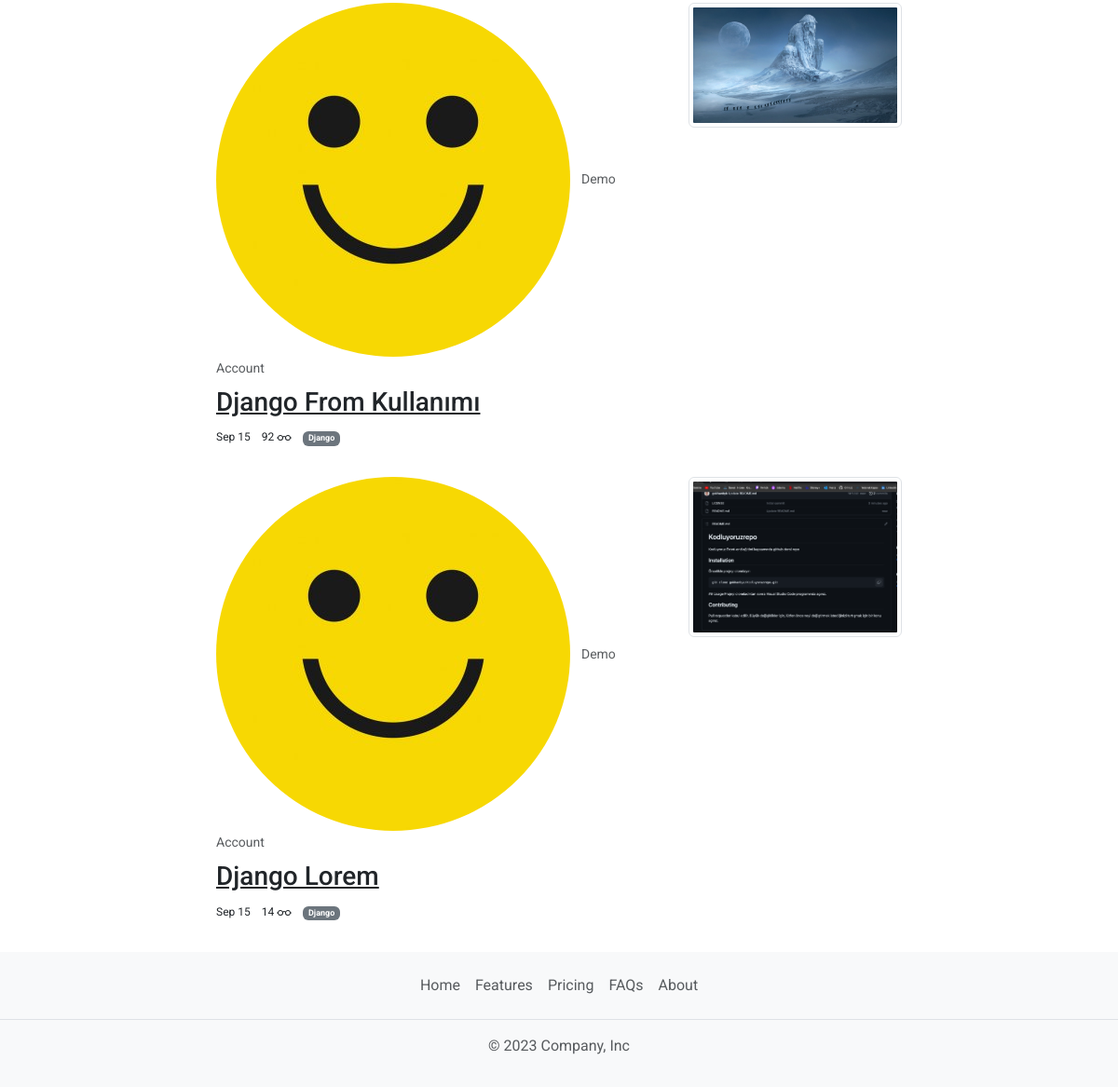
The app's page /read/demo-account/ (lower part), older data.
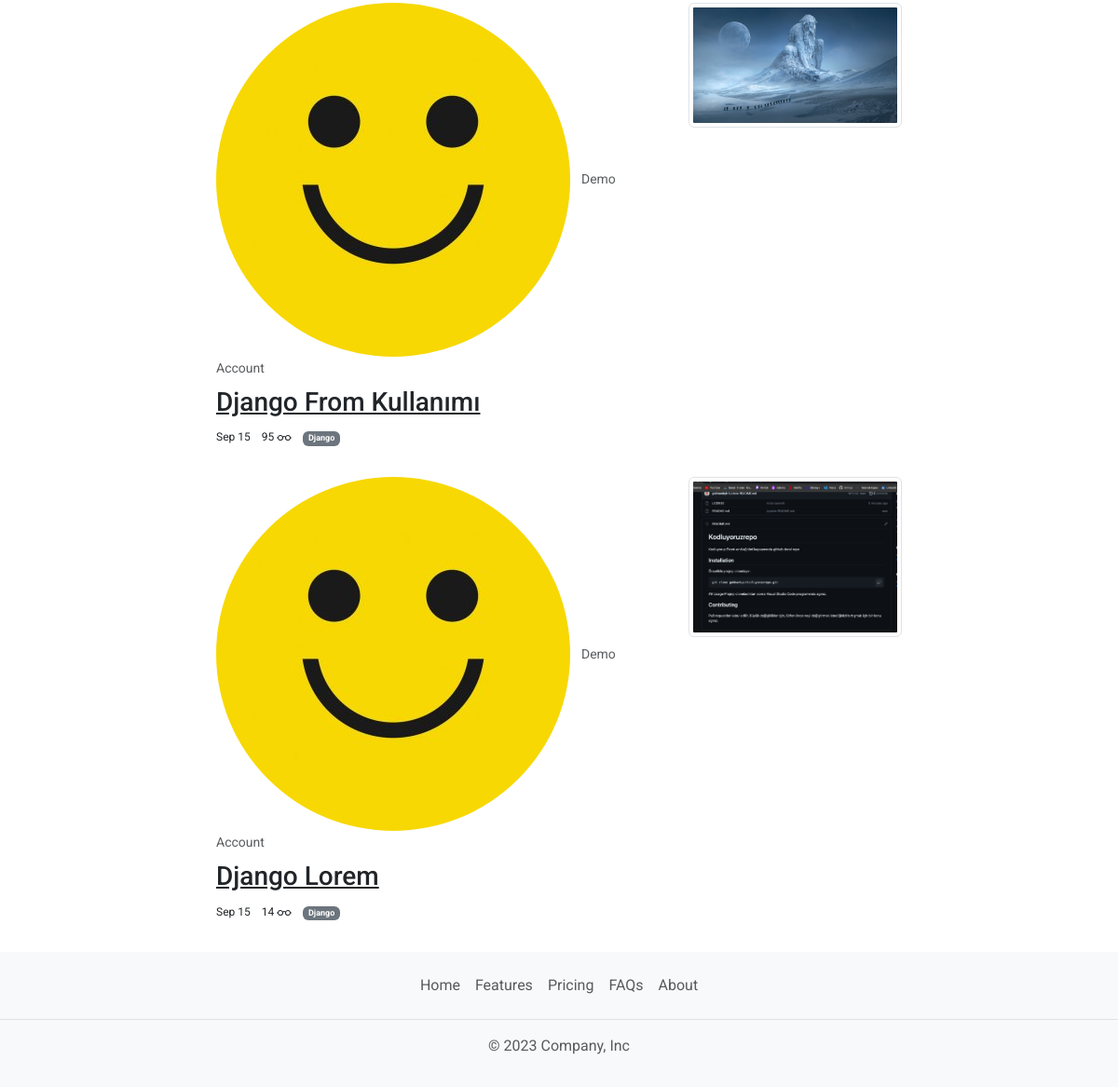
The same page, newer data.
### blog/models.py (models this page shows, shortened)
class CommonModel(models.Model):
    title = models.CharField(max_length=200)
    slug = AutoSlugField(populate_from = 'title', unique=True)
    is_active = models.BooleanField(default=False)
    created_at = models.DateTimeField(auto_now_add=True)
    updated_ad = models.DateTimeField(auto_now=True)
    class Meta:
        abstract = True
        ordering = ('title', )

class BlogPost(CommonModel):
    user = models.ForeignKey(User, on_delete=models.CASCADE)
    category = models.ForeignKey(Category, on_delete=models.SET_NULL, null=True)
    tag = models.ManyToManyField(Tag)
    cover_image = models.ImageField(upload_to="post")
    content = tinymce_models.HTMLField(blank=True, null=True)
    view_count = models.PositiveBigIntegerField(default=0)
    class Meta:
        ordering = ('-created_at', )
    def get_absolute_url(self):
        return reverse(
            'read:post_detail_view',
            kwargs={
                'user_slug': self.user.profile.slug,
                'post_slug': self.slug,
            }
        )

class Category(CommonModel):
    def __str__(self):
        return self.title
    def get_absolute_url(self):
        return reverse(
            "blog:category_view",
            kwargs={
                "category_slug": self.slug
            }
        )

### user/models.py (models this page shows, shortened)
class Profile(models.Model):
    user = models.OneToOneField(User, on_delete=models.CASCADE)
    avatar = models.ImageField(upload_to='avatar')
    instagram = models.CharField(max_length=200)
    info = tinymce_models.HTMLField(blank=True, null=True)
    slug = models.SlugField(max_length=200)
    def get_absolute_url(self):
        return reverse(
            'read:all_posts_view',
            kwargs= {
                "user_slug": self.slug,
            }
        )

### read/views.py (the view)
# urls.py: path('<slug:user_slug>/', all_posts_view, name='all_posts_view'),
def all_posts_view(request, user_slug):
    profile = get_object_or_404(Profile, slug = user_slug)
    context = dict(
        profile = profile,
        posts = BlogPost.objects.filter(user = profile.user, is_active=True)
    )
    return render(request, 'read/all_posts.html', context)

### read/templates/read/all_posts.html (shortened to what this page needs)
{% extends "core/base.html" %}
{% load thumbnail %}
{% load static %}
{% block content %}
<div class="container">
    <div class="row">
        <div class="col-sm-8 offset-sm-2 mt-5">
            {% for post in posts %}
                {% include "components/post.html" %}
            {% endfor %}
        </div>
    </div>
</div>
{% endblock content %}

### templates/core/base.html (shortened to what this page needs)
{% load static %}
<!doctype html>
<html lang="en">
  <head>
    <link rel="stylesheet" href="{% static "css/bootstrap.min.css" %}">
    <link rel="stylesheet" href="{% static "css/style.css" %}">
  </head>
  <body>
    {% block content %}
    {% endblock content %}
    {% include "core/_footer.html" %}
  </body>
</html>

### templates/core/_navbar.html (shortened to what this page needs)
{% load thumbnail %}
{% load static %}

### blog/templates/components/post.html (shortened to what this page needs)
{% load thumbnail %}
{% load static %}
<article class="row mb-3">
    <div class="col-sm-8">
        <div>
            <a href="{{ post.user.profile.get_absolute_url }}" class="text-decoration-none text-muted">
            {% if post.user.profile.avatar|thumbnail_url:'avatar' %}
                <img src="{{ post.user.profile.avatar|thumbnail_url:'avatar' }}" class="rounded-circle" alt="">
            {% else %}
                <img src="{% static "./img/default_user.jpeg" %}" class="rounded-circle" alt="" width="32" height="32">
            {% endif %}
            <small class="ms-2">{{ post.user.get_full_name }}</small>
            </a>
        </div>
        <h3 class="mt-2 MB-1">
            <a href="{{ post.get_absolute_url }}" class="text-dark">{{ post.title }}</a>
        </h3>
        <ul class="list-inline">
            <li class="list-inline-item fs-12">{{ post.created_at|date:"M d"}}</li>
            <li class="list-inline-item fs-12">
                {{ post.view_count }}
            </li>
            <li class="list-inline-item fs-12">
                <a href="{{ post.category.get_absolute_url }}">
                    <span class="badge bg-secondary">
                        {{ post.category }}
                    </span>
                </a>
            </li>
        </ul>
    </div>
    <div class="col-sm-4">
        <img src="{{ post.cover_image|thumbnail_url:'thumbnail' }}" alt="" class="w-100 img-thumbnail">
    </div>
</article>

### templates/comon_components/fav_update.html (shortened to what this page needs)
{% load static %}

### templates/core/_footer.html
<div class="bg-light">
    <footer class="py-3">
      <ul class="nav justify-content-center border-bottom pb-3 mb-3">
        <li class="nav-item"><a href="#" class="nav-link px-2 text-body-secondary">Home</a></li>
        <li class="nav-item"><a href="#" class="nav-link px-2 text-body-secondary">Features</a></li>
        <li class="nav-item"><a href="#" class="nav-link px-2 text-body-secondary">Pricing</a></li>
        <li class="nav-item"><a href="#" class="nav-link px-2 text-body-secondary">FAQs</a></li>
        <li class="nav-item"><a href="#" class="nav-link px-2 text-body-secondary">About</a></li>
      </ul>
      <p class="text-center text-body-secondary">© 2023 Company, Inc</p>
    </footer>
</div>

### static_files/css/style.css (style rules this page uses)
* { font-family: 'Roboto', sans-serif; }
.fs-12 { font-size: 12px; }

Row changes from the older to the newer data that the page shows:
changed BlogPost "Django From Kullanımı": view_count "92" → "95"
